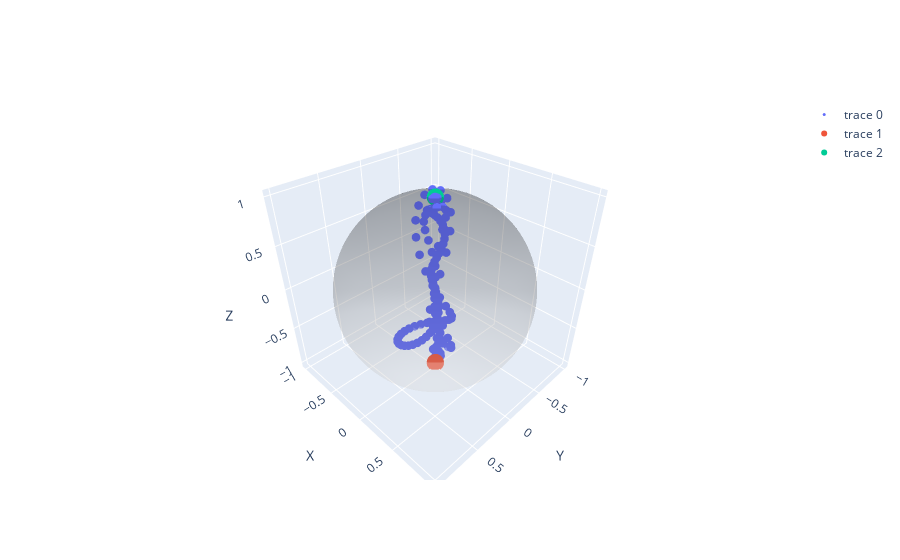
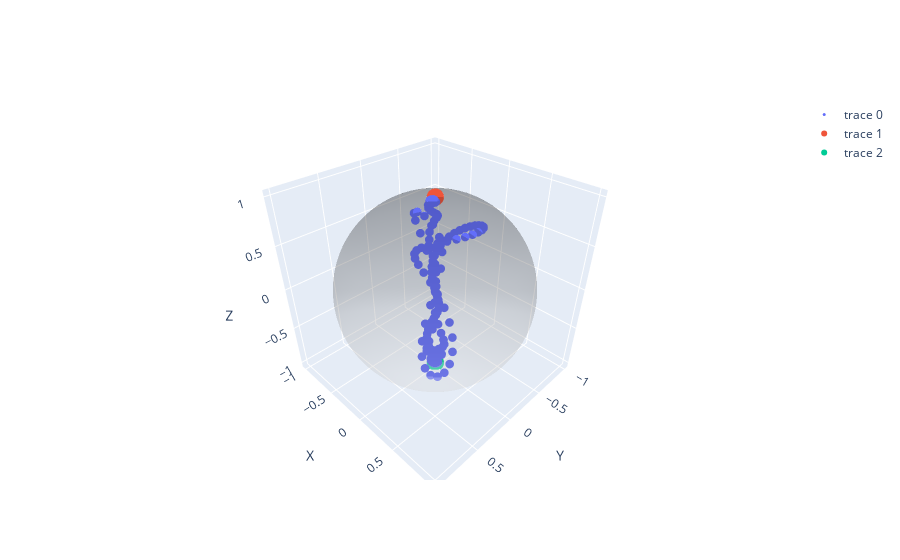

Write notebook code for charts like these, in order.
### Code cell
for i in range(1,N+1):
    bloch_animation(i, evolve_rho(rho0, g, B_rf, phi, J, L, N, dispersive=isDispersive).detach().numpy(), rho_theoretical, plot=True, bloch_sphere=True)

### Figure 1 — Plotly figure (JSON) as saved in the notebook; plotly's stock layout.template omitted (floating-point values rounded to 4 significant figures; data arrays with more than 128 entries replaced by an {"elided": "..."} marker saying what was removed)
{"data": [{"marker": {"size": 3}, "mode": "markers", "type": "scatter3d", "x": {"elided": "200 float values"}, "y": {"elided": "200 float values"}, "z": {"elided": "200 float values"}}, {"marker": {"size": 6}, "mode": "markers", "type": "scatter3d", "x": [0], "y": [0], "z": [-1]}, {"marker": {"size": 6}, "mode": "markers", "type": "scatter3d", "x": [8.587e-11], "y": [3.62e-10], "z": [1.0]}, {"colorscale": [[0, "rgb(255,255,255)"], [0.125, "rgb(240,240,240)"], [0.25, "rgb(217,217,217)"], [0.375, "rgb(189,189,189)"], [0.5, "rgb(150,150,150)"], [0.625, "rgb(115,115,115)"], [0.75, "rgb(82,82,82)"], [0.875, "rgb(37,37,37)"], [1, "rgb(0,0,0)"]], "opacity": 0.2, "showscale": false, "type": "surface", "x": {"elided": "100x100 float values"}, "y": {"elided": "100x100 float values"}, "z": {"elided": "100x100 float values"}}], "layout": {"scene": {"xaxis": {"title": {"text": "Y"}}, "yaxis": {"title": {"text": "X"}}, "zaxis": {"title": {"text": "Z"}}}}}

### Figure 2 — Plotly figure (JSON) as saved in the notebook; plotly's stock layout.template omitted (floating-point values rounded to 4 significant figures; data arrays with more than 128 entries replaced by an {"elided": "..."} marker saying what was removed)
{"data": [{"marker": {"size": 3}, "mode": "markers", "type": "scatter3d", "x": {"elided": "200 float values"}, "y": {"elided": "200 float values"}, "z": {"elided": "200 float values"}}, {"marker": {"size": 6}, "mode": "markers", "type": "scatter3d", "x": [0], "y": [0], "z": [1]}, {"marker": {"size": 6}, "mode": "markers", "type": "scatter3d", "x": [-8.587e-11], "y": [-3.62e-10], "z": [-1.0]}, {"colorscale": [[0, "rgb(255,255,255)"], [0.125, "rgb(240,240,240)"], [0.25, "rgb(217,217,217)"], [0.375, "rgb(189,189,189)"], [0.5, "rgb(150,150,150)"], [0.625, "rgb(115,115,115)"], [0.75, "rgb(82,82,82)"], [0.875, "rgb(37,37,37)"], [1, "rgb(0,0,0)"]], "opacity": 0.2, "showscale": false, "type": "surface", "x": {"elided": "100x100 float values"}, "y": {"elided": "100x100 float values"}, "z": {"elided": "100x100 float values"}}], "layout": {"scene": {"xaxis": {"title": {"text": "Y"}}, "yaxis": {"title": {"text": "X"}}, "zaxis": {"title": {"text": "Z"}}}}}
